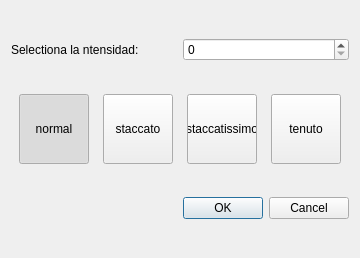
<?xml version="1.0" encoding="UTF-8"?>
<ui version="4.0">
 <class>SelectNoteDialog</class>
 <widget class="QDialog" name="SelectNoteDialog">
  <property name="geometry">
   <rect>
    <x>0</x>
    <y>0</y>
    <width>360</width>
    <height>258</height>
   </rect>
  </property>
  <property name="windowTitle">
   <string>Dialog</string>
  </property>
  <layout class="QVBoxLayout" name="verticalLayout">
   <item>
    <layout class="QHBoxLayout" name="horizontalLayout">
     <item>
      <widget class="QLabel" name="label">
       <property name="text">
        <string>Selectiona la ntensidad:</string>
       </property>
      </widget>
     </item>
     <item>
      <widget class="QSpinBox" name="spinBox"/>
     </item>
    </layout>
   </item>
   <item>
    <layout class="QHBoxLayout" name="horizontalLayout_2">
     <item>
      <widget class="QPushButton" name="pb_normal">
       <property name="sizePolicy">
        <sizepolicy hsizetype="Minimum" vsizetype="Minimum">
         <horstretch>0</horstretch>
         <verstretch>0</verstretch>
        </sizepolicy>
       </property>
       <property name="minimumSize">
        <size>
         <width>30</width>
         <height>30</height>
        </size>
       </property>
       <property name="maximumSize">
        <size>
         <width>70</width>
         <height>70</height>
        </size>
       </property>
       <property name="text">
        <string>normal</string>
       </property>
       <property name="checkable">
        <bool>true</bool>
       </property>
       <property name="checked">
        <bool>true</bool>
       </property>
       <property name="autoExclusive">
        <bool>true</bool>
       </property>
       <property name="flat">
        <bool>false</bool>
       </property>
      </widget>
     </item>
     <item>
      <widget class="QPushButton" name="pb_staccato">
       <property name="sizePolicy">
        <sizepolicy hsizetype="Minimum" vsizetype="Minimum">
         <horstretch>0</horstretch>
         <verstretch>0</verstretch>
        </sizepolicy>
       </property>
       <property name="minimumSize">
        <size>
         <width>30</width>
         <height>30</height>
        </size>
       </property>
       <property name="maximumSize">
        <size>
         <width>70</width>
         <height>70</height>
        </size>
       </property>
       <property name="text">
        <string>staccato</string>
       </property>
       <property name="checkable">
        <bool>true</bool>
       </property>
       <property name="autoExclusive">
        <bool>true</bool>
       </property>
       <property name="flat">
        <bool>false</bool>
       </property>
      </widget>
     </item>
     <item>
      <widget class="QPushButton" name="pc_staccatissimo">
       <property name="sizePolicy">
        <sizepolicy hsizetype="Minimum" vsizetype="Minimum">
         <horstretch>0</horstretch>
         <verstretch>0</verstretch>
        </sizepolicy>
       </property>
       <property name="minimumSize">
        <size>
         <width>30</width>
         <height>30</height>
        </size>
       </property>
       <property name="maximumSize">
        <size>
         <width>70</width>
         <height>70</height>
        </size>
       </property>
       <property name="text">
        <string>staccatissimo</string>
       </property>
       <property name="checkable">
        <bool>true</bool>
       </property>
       <property name="autoExclusive">
        <bool>true</bool>
       </property>
      </widget>
     </item>
     <item>
      <widget class="QPushButton" name="pc_tenuto">
       <property name="sizePolicy">
        <sizepolicy hsizetype="Minimum" vsizetype="Minimum">
         <horstretch>0</horstretch>
         <verstretch>0</verstretch>
        </sizepolicy>
       </property>
       <property name="minimumSize">
        <size>
         <width>30</width>
         <height>30</height>
        </size>
       </property>
       <property name="maximumSize">
        <size>
         <width>70</width>
         <height>70</height>
        </size>
       </property>
       <property name="text">
        <string>tenuto</string>
       </property>
       <property name="checkable">
        <bool>true</bool>
       </property>
       <property name="autoExclusive">
        <bool>true</bool>
       </property>
      </widget>
     </item>
    </layout>
   </item>
   <item>
    <widget class="QDialogButtonBox" name="buttonBox">
     <property name="orientation">
      <enum>Qt::Horizontal</enum>
     </property>
     <property name="standardButtons">
      <set>QDialogButtonBox::Cancel|QDialogButtonBox::Ok</set>
     </property>
    </widget>
   </item>
  </layout>
 </widget>
 <resources/>
 <connections>
  <connection>
   <sender>buttonBox</sender>
   <signal>accepted()</signal>
   <receiver>SelectNoteDialog</receiver>
   <slot>accept()</slot>
   <hints>
    <hint type="sourcelabel">
     <x>248</x>
     <y>254</y>
    </hint>
    <hint type="destinationlabel">
     <x>157</x>
     <y>274</y>
    </hint>
   </hints>
  </connection>
  <connection>
   <sender>buttonBox</sender>
   <signal>rejected()</signal>
   <receiver>SelectNoteDialog</receiver>
   <slot>reject()</slot>
   <hints>
    <hint type="sourcelabel">
     <x>316</x>
     <y>260</y>
    </hint>
    <hint type="destinationlabel">
     <x>286</x>
     <y>274</y>
    </hint>
   </hints>
  </connection>
 </connections>
</ui>
